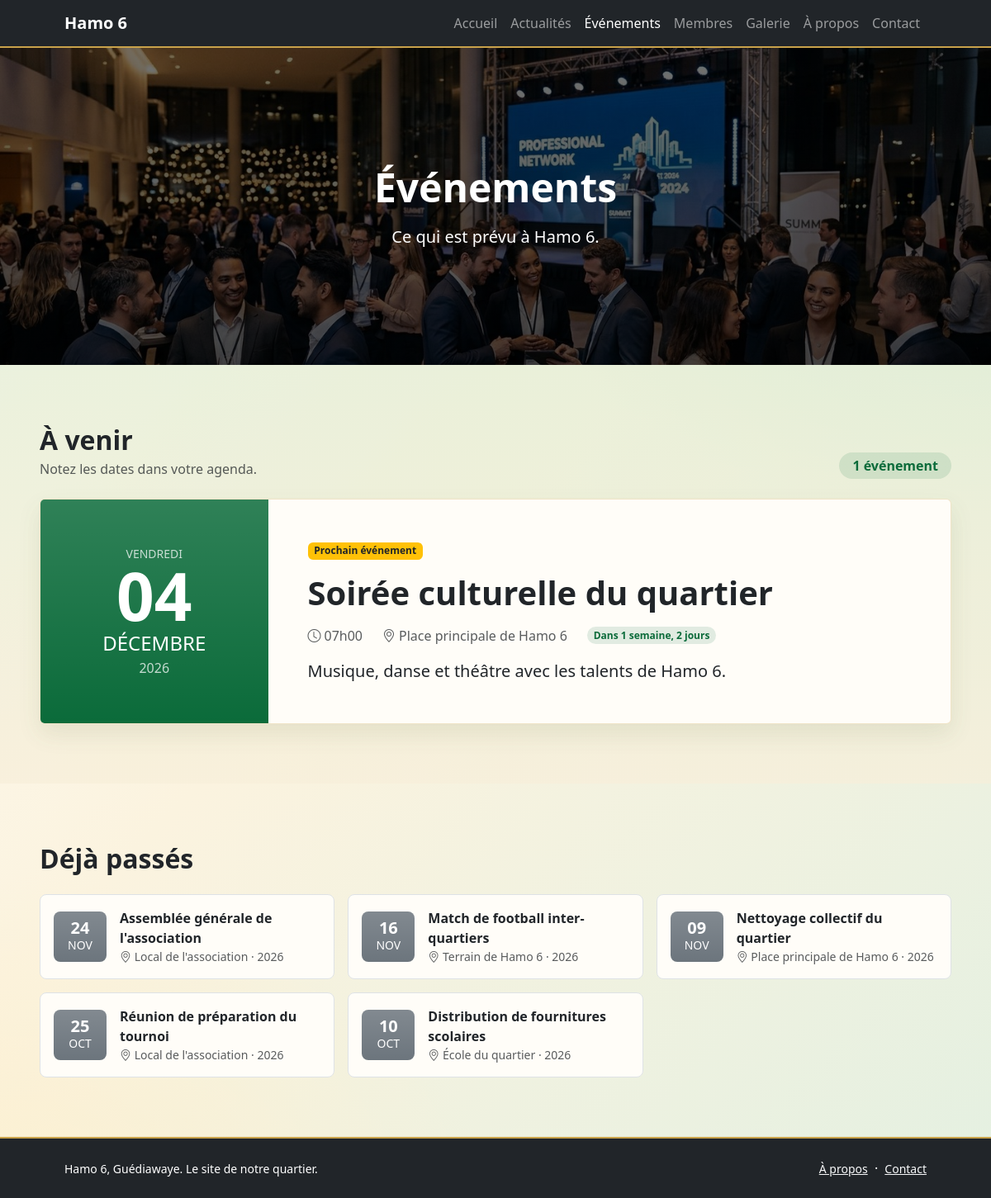
/evenements/, run on the app's committed database.
### hot_boys/models.py (models this page shows, shortened)
class Evenement(models.Model):
    titre = models.CharField(max_length=200)
    description = models.TextField(blank=True)
    date = models.DateTimeField()
    lieu = models.CharField(max_length=200)
    class Meta:
        ordering = ["date"]
        verbose_name = "événement"

### hot_boys/views.py (the view)
# urls.py: path("evenements/", views.evenements, name="evenements"),
def evenements(request):
    maintenant = timezone.now()
    context = {
        "a_venir": Evenement.objects.filter(date__gte=maintenant),
        "passes": Evenement.objects.filter(date__lt=maintenant).order_by("-date")[:10],
    }
    return render(request, "hot_boys/evenements.html", context)

### hot_boys/templatetags/entete.py (called while the page is built)
@register.simple_tag
def photo_entete(n=0):
    photos = list(Photo.objects.all()[:6])
    if not photos:
        return None
    return photos[int(n or 0) % len(photos)]

### hot_boys/templates/hot_boys/evenements.html (shortened to what this page needs)
{% extends "hot_boys/base.html" %}
{% block content %}
{% include "hot_boys/_entete.html" with titre="Événements" texte="Ce qui est prévu à Hamo 6." fond="img/evenements.jpg" position="center 40%" %}
<section class="py-5 bg-light">
  <div class="container-fluid px-4 px-lg-5 my-4">
    <div class="d-flex flex-wrap justify-content-between align-items-end mb-4">
      <div>
        <h2 class="fw-bolder mb-1">À venir</h2>
        <p class="text-muted mb-0">Notez les dates dans votre agenda.</p>
      </div>
      {% if a_venir %}<span class="badge badge-delai fs-6 rounded-pill px-3 py-2">{{ a_venir|length }} événement{{ a_venir|length|pluralize }}</span>{% endif %}
    </div>
    <div class="row g-4">
      {% for e in a_venir %}
        {% if forloop.first %}
        <div class="col-12">
          <article class="card border-0 shadow overflow-hidden evenement-carte">
            <div class="row g-0">
              <div class="col-md-3 bg-primary bg-gradient text-white d-flex flex-column align-items-center justify-content-center text-center p-4">
                <div class="small text-uppercase opacity-75">{{ e.date|date:"l" }}</div>
                <div class="display-1 fw-bolder lh-1">{{ e.date|date:"d" }}</div>
                <div class="fs-4 text-uppercase">{{ e.date|date:"F" }}</div>
                <div class="opacity-75">{{ e.date|date:"Y" }}</div>
              </div>
              <div class="col-md-9">
                <div class="card-body p-4 p-lg-5">
                  <span class="badge bg-warning text-dark mb-3">Prochain événement</span>
                  <h3 class="display-6 fw-bolder mb-3">{{ e.titre }}</h3>
                  <div class="d-flex flex-wrap gap-4 text-muted mb-3">
                    <span><i class="bi bi-clock me-1"></i>{{ e.date|date:"H\hi" }}</span>
                    <span><i class="bi bi-geo-alt me-1"></i>{{ e.lieu }}</span>
                    <span class="badge badge-delai rounded-pill align-self-center">Dans {{ e.date|timeuntil }}</span>
                  </div>
                  {% if e.description %}<p class="fs-5 mb-0">{{ e.description }}</p>{% endif %}
                </div>
              </div>
            </div>
          </article>
        </div>
        {% endif %}
      {% empty %}
        <div class="col-12 text-center py-5">
          <i class="bi bi-calendar-x display-4 text-muted"></i>
          <p class="text-muted mt-3 mb-0">Aucun événement prévu pour le moment.</p>
        </div>
      {% endfor %}
    </div>
  </div>
</section>
{% if passes %}
<section class="py-5">
  <div class="container-fluid px-4 px-lg-5 my-4">
    <h2 class="fw-bolder mb-4">Déjà passés</h2>
    <div class="row g-3">
      {% for e in passes %}
        <div class="col-md-6 col-xl-4">
          <div class="d-flex align-items-center p-3 border rounded-3 bg-white h-100">
            <div class="date-bloc bg-secondary bg-gradient text-white rounded-3 me-3 flex-shrink-0">
              <div class="fs-5 fw-bold lh-1">{{ e.date|date:"d" }}</div>
              <div class="small text-uppercase">{{ e.date|date:"M" }}</div>
            </div>
            <div>
              <div class="fw-bold">{{ e.titre }}</div>
              <div class="small text-muted"><i class="bi bi-geo-alt"></i> {{ e.lieu }} &middot; {{ e.date|date:"Y" }}</div>
            </div>
          </div>
        </div>
      {% endfor %}
    </div>
  </div>
</section>
{% endif %}
{% endblock %}

### static/css/style.css (style rules this page uses)
html, body { height: 100%; }
:root { --bs-primary: #0b6b3a; --bs-primary-rgb: 11, 107, 58; --bs-link-color: #0b6b3a; --bs-link-color-rgb: 11, 107, 58; --bs-link-hover-color: #084d2a; --bs-link-hover-color-rgb: 8, 77, 42; }
.date-bloc { width: 4rem; padding: .6rem 0; text-align: center; }
.evenement-carte { transition: transform .2s ease, box-shadow .2s ease; }
.badge-delai { background: rgba(11, 107, 58, .12); color: #0b6b3a; font-weight: 600; }
:root { --fond-1: #fffdf6; --fond-2: #fbf3df; --fond-3: #e4f0e1; --halo-a: rgba(255, 255, 255, .95); --halo-b: rgba(208, 234, 214, .80); --halo-c: rgba(255, 238, 200, .60); --section-1: rgba(226, 238, 214, .70); --section-2: rgba(247, 238, 217, .70); --creme-clair: #fffdf8; --or: #c9a24a; }
html { background-color: var(--fond-2); background-image: radial-gradient(1100px 520px at 12% -5%, var(--halo-a), rgba(255, 255, 255, 0) 65%), radial-gradient(900px 560px at 100% 18%, var(--halo-b), rgba(255, 255, 255, 0) 65%), radial-gradient(900px 600px at 0% 100%, var(--halo-c), rgba(255, 255, 255, 0) 65%), linear-gradient(135deg, var(--fond-1) 0%, var(--fond-2) 45%, var(--fond-3) 100%); background-attachment: fixed; background-repeat: no-repeat; }
body { background: transparent; }
.bg-light { background: linear-gradient(180deg, var(--section-1), var(--section-2)) !important; }
.bg-white { background-color: var(--creme-clair) !important; }
.card { --bs-card-bg: var(--creme-clair); }
.card.border-0 { border: 1px solid rgba(201, 162, 74, .28) !important; box-shadow: 0 .75rem 1.75rem rgba(70, 90, 40, .10) !important; }

### data on the page
Evenement: date "VENDREDI", date "04", date "DÉCEMBRE", date "2026", titre "Soirée culturelle du quartier", date "07h00", lieu "Place principale de Hamo 6", date "1 semaine, 2 jours", description "Musique, danse et théâtre avec les talents de Hamo 6."
Evenement: date "24", date "NOV", titre "Assemblée générale de l'association", lieu "Local de l'association", date "2026"
Evenement: date "16", date "NOV", titre "Match de football inter-quartiers", lieu "Terrain de Hamo 6", date "2026"
Evenement: date "09", date "NOV", titre "Nettoyage collectif du quartier", lieu "Place principale de Hamo 6", date "2026"
Evenement: date "25", date "OCT", titre "Réunion de préparation du tournoi", lieu "Local de l'association", date "2026"
Evenement: date "10", date "OCT", titre "Distribution de fournitures scolaires", lieu "École du quartier", date "2026"

### other printed values
{{ titre }} "Événements"
{{ texte }} "Ce qui est prévu à Hamo 6."
{{ a_venir|length }} "1"
